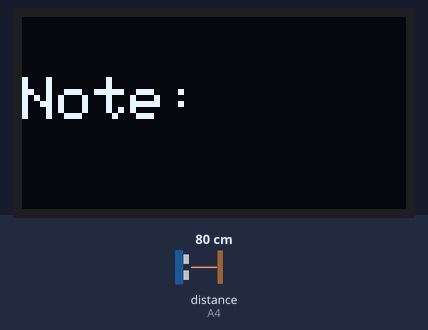
The sketch below on a simulated Arduino Uno, built with avr-gcc and run on an emulated ATmega328P. On the bench: 128×64 one-colour display. Wiring (inferred from the names in the program): ultrasonic range finder: trigger pin 5; echo A4. Inputs (shaded band) come from the test bench; at power-on: distance to the obstacle (sensor on A4) 80 cm. The echo pulse lasts 58.3 µs per cm; what the sketch prints to the serial monitor is not drawn.

Above: at 1.2 s.
1.3 s: distance to the obstacle (sensor on A4) set to 9 cm
At 2.5 s:
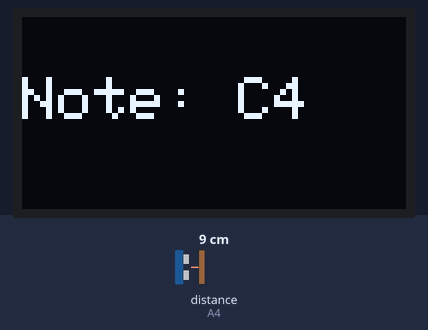
2.8 s: distance to the obstacle (sensor on A4) set to 18 cm
At 4.2 s:
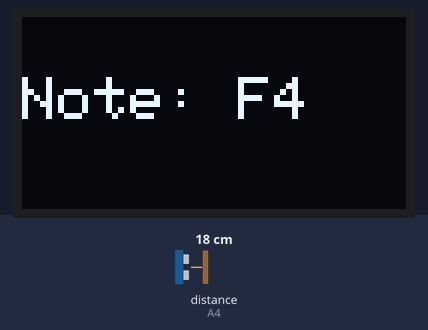
4.5 s: distance to the obstacle (sensor on A4) set to 23 cm
At 6.0 s:
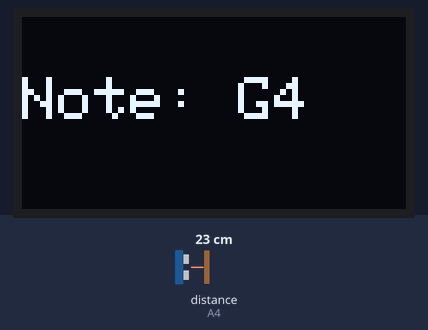
6.3 s: distance to the obstacle (sensor on A4) set to 13 cm
At 6.8 s:
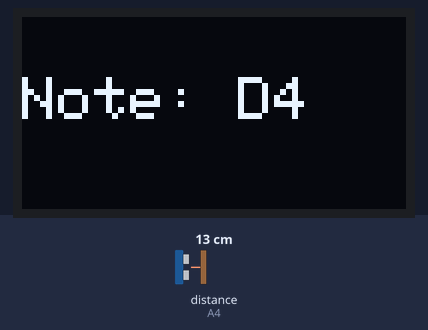
8.0 s: distance to the obstacle (sensor on A4) set to 2 cm
At 8.5 s:
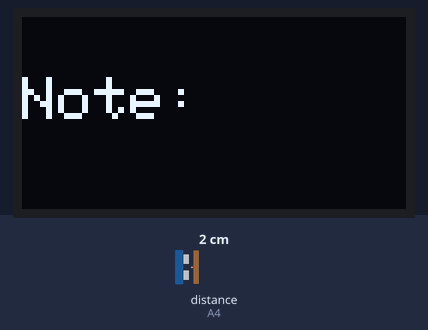
9.7 s: distance to the obstacle (sensor on A4) set to 15 cm
At 10.8 s:
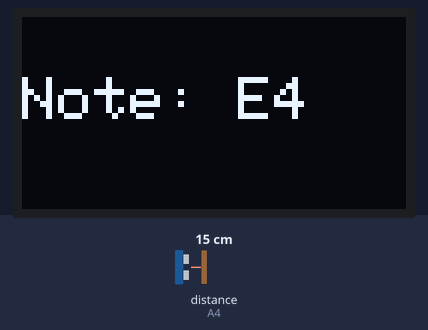
Timing chart, 0 to 12.2 s (numbered marks = the images above; inputs shaded):
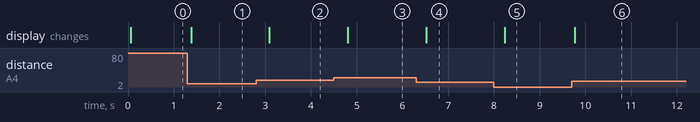

The sketch:

piano.ino
```cpp
#include <Wire.h>
#include <Adafruit_GFX.h>
#include <Adafruit_SSD1306.h>

#define TRIG_PIN 5
#define ECHO_PIN 18

#define SCREEN_WIDTH 128
#define SCREEN_HEIGHT 64
Adafruit_SSD1306 display(SCREEN_WIDTH, SCREEN_HEIGHT, &Wire, -1);

void setup() {
  Serial.begin(115200);
  pinMode(TRIG_PIN, OUTPUT);
  pinMode(ECHO_PIN, INPUT);

  if(!display.begin(SSD1306_SWITCHCAPVCC, 0x3C)) {
    Serial.println(F("OLED init failed"));
    while(1);
  }
  display.clearDisplay();
  display.setTextSize(2);
  display.setTextColor(WHITE);
}

long getDistance() {
  digitalWrite(TRIG_PIN, LOW); delayMicroseconds(2);
  digitalWrite(TRIG_PIN, HIGH); delayMicroseconds(10);
  digitalWrite(TRIG_PIN, LOW);
  long duration = pulseIn(ECHO_PIN, HIGH);
  return duration * 0.034 / 2;
}

String getNoteFromDistance(long d) {
  if (d < 5 || d > 30) return "";
  if (d <= 8) return "C4";
  else if (d <= 12) return "D4";
  else if (d <= 16) return "E4";
  else if (d <= 20) return "F4";
  else if (d <= 24) return "G4";
  else return "A4";
}

void loop() {
  long distance = getDistance();
  String note = getNoteFromDistance(distance);

  display.clearDisplay();
  display.setCursor(0, 20);
  display.print("Note: ");
  display.print(note);
  display.display();

  if (note != "") {
    Serial.println(note);
    delay(300); // debounce
  }
  delay(100);
}
```

Measured:
- after the input at 1.3 s, the display: changes after 0.08 s (image 1)
- after the input at 2.8 s, the display: changes after 0.29 s (image 2)
- after the input at 4.5 s, the display: changes after 0.31 s (image 3)
- after the input at 6.3 s, the display: changes after 0.22 s (image 4)
- after the input at 8.0 s, the display: changes after 0.23 s (image 5)
- after the input at 9.7 s, the display: changes after 0.07 s (image 6)
